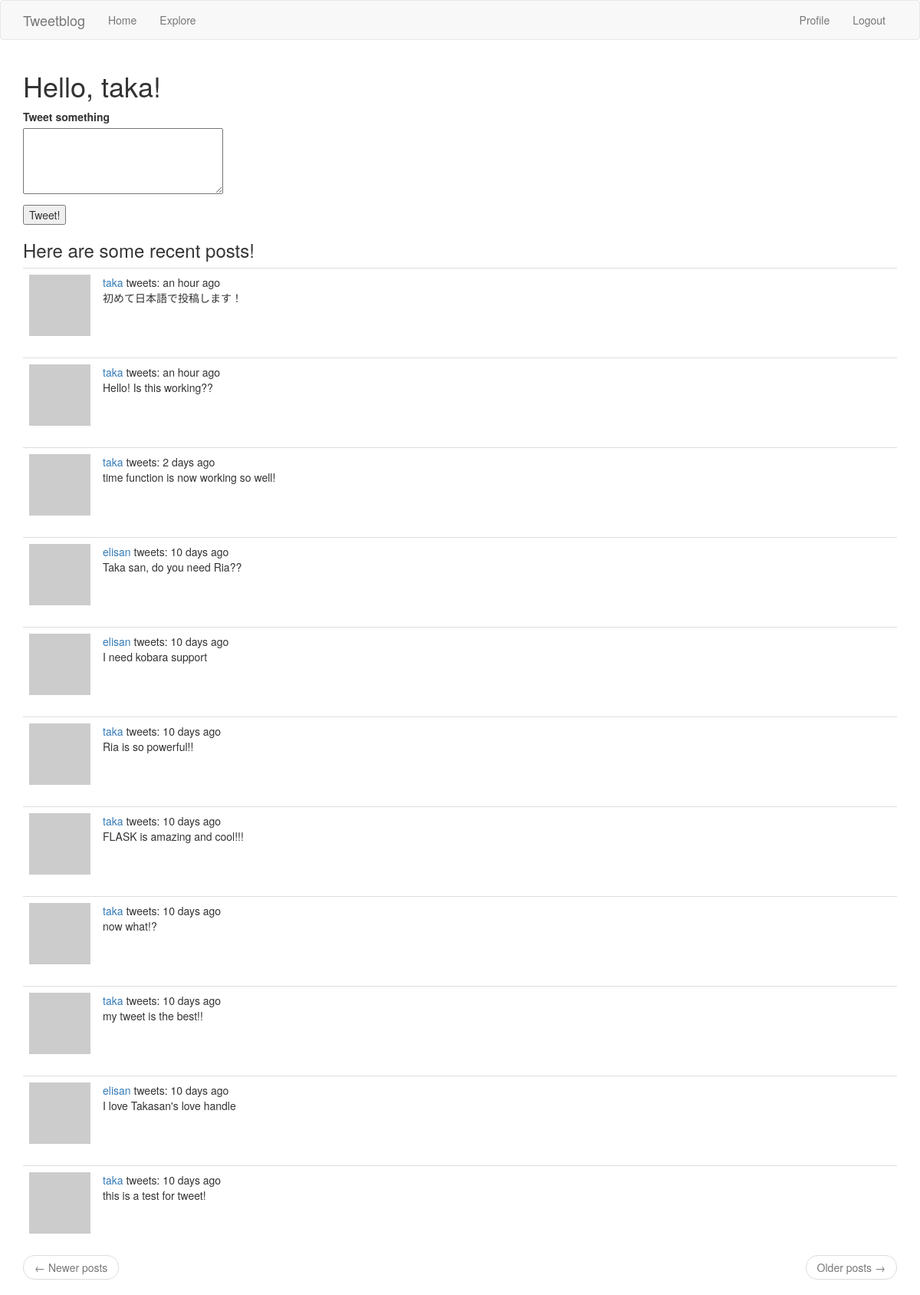
The app's page /index (signed in) with its own data.
### app/models.py (models this page shows, shortened)
class User(UserMixin, db.Model):
    id = db.Column(db.Integer, primary_key=True)
    username = db.Column(db.String(64), index=True, unique=True)
    email = db.Column(db.String(120), index=True, unique=True)
    password_hash = db.Column(db.String(128))
    posts = db.relationship('Post', backref='author', lazy='dynamic')
    about_me = db.Column(db.String(128))
    last_seen = db.Column(db.DateTime, default=datetime.utcnow)
    followed = db.relationship('User', secondary=followers,
                               primaryjoin=(followers.c.follower_id == id),
                               secondaryjoin=(followers.c.followed_id == id),
                               backref=db.backref('followers', lazy='dynamic'), lazy='dynamic')
    def avatar(self, size):
        digest = md5(self.email.lower().encode('utf-8')).hexdigest()
        return f'https://www.gravatar.com/avatar/{digest}?d=mp&s={size}'
    def followed_posts(self):
        followed = Post.query.join(
            followers, (followers.c.followed_id == Post.user_id)).filter(
            followers.c.follower_id == self.id)
        own = Post.query.filter_by(user_id=self.id)
        return followed.union(own).order_by(Post.timestamp.desc())

class Post(db.Model):
    id = db.Column(db.Integer, primary_key=True)
    body = db.Column(db.String(150))
    timestamp = db.Column(db.DateTime, index=True, default=datetime.utcnow)
    user_id = db.Column(db.Integer, db.ForeignKey('user.id'))
    language = db.Column(db.String(5))

### app/routes.py (the view, shortened to what this page needs)
@app.route('/', methods=['GET', 'POST'])
@app.route('/index', methods=['GET', 'POST'])
@login_required  # this decorator will protect the page for user who is not logged in. login_required method
def index():
    form = PostForm()
    page = request.args.get('page', 1, type=int)
    posts = current_user.followed_posts().paginate(page, app.config['POST_PER_PAGE'], False)
    next_page = url_for('index', page=posts.next_num) \
        if posts.has_next else None
    prev_page = url_for('index', page=posts.prev_num) \
        if posts.has_prev else None
    return render_template('index.html', title='Home', posts=posts.items, form=form, next_page=next_page,
                           prev_page=prev_page)

### app/forms.py
class PostForm(FlaskForm):
    post = TextAreaField(_l('Tweet something', validators=[DataRequired(), Length(min=1, max=140)]))
    submit = SubmitField(_l('Tweet!'))

### app/models.py (called while the page is built)
@login.user_loader
def load_user(id):
    return User.query.get(int(id))

### app/routes.py (called while the page is built)
@app.before_request
def before_request():
    if current_user.is_authenticated:
        current_user.last_seen = datetime.utcnow()
        db.session.commit()
    g.locale = str(get_locale())

### app/templates/index.html (shortened to what this page needs)
{% extends "base.html" %}
{% block app_content %}
	<h1>{{ _('Hello, %(username)s!', username = current_user.username) }}</h1>
	{% if form %}
	<form action="" method="post">
		<p>
			{{ form.post.label }}<br>
			{{ form.post(cols=32, rows=4) }}<br>
		</p>
		<p>
        {{ form.submit() }}
    	</p>
	</form>
	{% endif %}
	<h3>{{ _('Here are some recent posts!') }}</h3>
	{% for post in posts %}
		{% include '_tweets.html' %}
	{% endfor %}
   <nav aria-label="...">
        <ul class="pager">
            <li class="previous{% if not prev_url %} disabled{% endif %}">
                <a href="{{ prev_url or '#' }}">
                    <span aria-hidden="true">&larr;</span> Newer posts
                </a>
            </li>
            <li class="next{% if not next_url %} disabled{% endif %}">
                <a href="{{ next_url or '#' }}">
                    Older posts <span aria-hidden="true">&rarr;</span>
                </a>
            </li>
        </ul>
    </nav>
{% endblock %}

### app/templates/base.html (shortened to what this page needs)
{% extends 'bootstrap/base.html' %}
{% block navbar %}
    <nav class="navbar navbar-default">
        <div class="container">
            <div class="navbar-header">
                <a class="navbar-brand" href="{{ url_for('index') }}">Tweetblog</a>
            </div>
            <div class="collapse navbar-collapse" id="bs-example-navbar-collapse-1">
                <ul class="nav navbar-nav">
                    <li><a href="{{ url_for('index') }}">Home</a></li>
                    <li><a href="{{ url_for('explore') }}">Explore</a></li>
                </ul>
                <ul class="nav navbar-nav navbar-right">
                    {% if current_user.is_anonymous %}
                    <li><a href="{{ url_for('login') }}">Login</a></li>
                    {% else %}
                    <li><a href="{{ url_for('user', username=current_user.username) }}">Profile</a></li>
                    <li><a href="{{ url_for('logout') }}">Logout</a></li>
                    {% endif %}
                </ul>
            </div>
        </div>
    </nav>
{% endblock %}
{% block content %}
    <div class="container">
        {% block app_content %}{% endblock %}
    </div>
{% endblock %}

### app/templates/_tweets.html
  <table class="table table-hover">
        <tr>
            <td width="70">
                <a href ="{{url_for('user', username=post.author.username)}}"><img src="{{ post.author.avatar(38) }}">
                </a>
            </td>
            <td><a href ="{{url_for('user', username=post.author.username)}}">{{ post.author.username }}</a>
                tweets: {{ moment(post.timestamp).fromNow() }}<br>{{ post.body }}</td>
        </tr>
    </table>

### records on screen
Post: author.username "taka", timestamp "an hour ago", body "初めて日本語で投稿します！"
Post: author.username "taka", timestamp "an hour ago", body "Hello! Is this working??"
Post: author.username "taka", timestamp "2 days ago", body "time function is now working so well!"
Post: author.username "elisan", timestamp "10 days ago", body "Taka san, do you need Ria??"
Post: author.username "elisan", timestamp "10 days ago", body "I need kobara support"
Post: author.username "taka", timestamp "10 days ago", body "Ria is so powerful!!"
Post: author.username "taka", timestamp "10 days ago", body "FLASK is amazing and cool!!!"
Post: author.username "taka", timestamp "10 days ago", body "now what!?"
Post: author.username "taka", timestamp "10 days ago", body "my tweet is the best!!"
Post: author.username "elisan", timestamp "10 days ago", body "I love Takasan's love handle"
Post: author.username "taka", timestamp "10 days ago", body "this is a test for tweet!"
